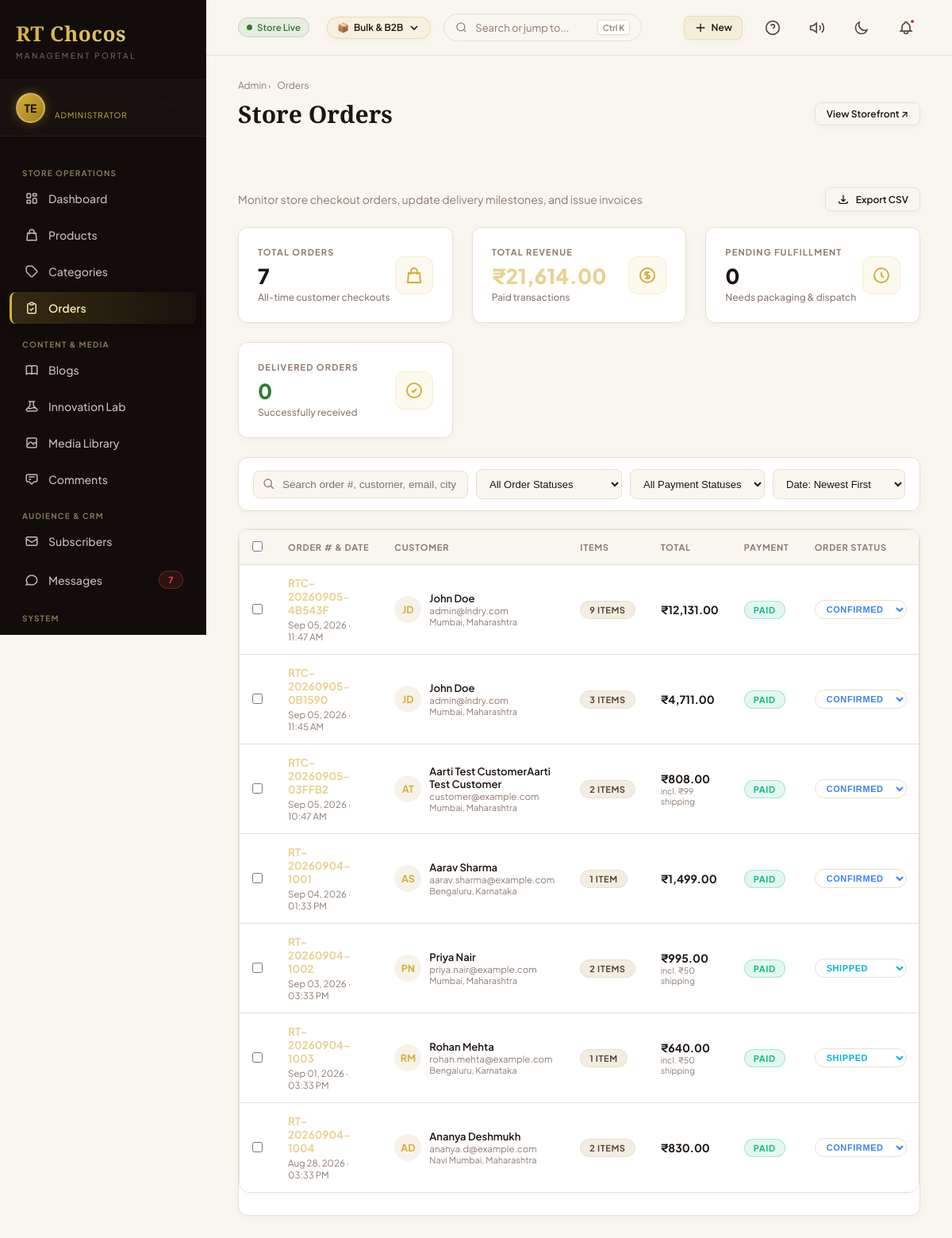
Page /admin/orders.php (signed in) on the committed database.
### tables this page shows
CREATE TABLE `orders` (
  `id` int(11) NOT NULL AUTO_INCREMENT,
  `order_number` varchar(50) NOT NULL,
  `customer_name` varchar(150) NOT NULL,
  `customer_email` varchar(150) NOT NULL,
  `customer_phone` varchar(50) DEFAULT NULL,
  `shipping_address` text NOT NULL,
  `city` varchar(100) NOT NULL,
  `state` varchar(100) NOT NULL,
  `pincode` varchar(10) NOT NULL,
  `subtotal` decimal(10,2) NOT NULL,
  `shipping_cost` decimal(10,2) NOT NULL DEFAULT 0.00,
  `total` decimal(10,2) NOT NULL,
  `payment_status` enum('pending','paid','failed','refunded') DEFAULT 'pending',
  `payment_id` varchar(255) DEFAULT NULL,
  `order_status` enum('pending','confirmed','shipped','delivered','cancelled') DEFAULT 'pending',
  `notes` text DEFAULT NULL,
  `created_at` timestamp NULL DEFAULT current_timestamp(),
  `updated_at` timestamp NULL DEFAULT current_timestamp() ON UPDATE current_timestamp(),
  PRIMARY KEY (`id`),
  UNIQUE KEY `order_number` (`order_number`),
  KEY `idx_orders_status` (`order_status`),
  KEY `idx_orders_created` (`created_at`)
);

### admin/orders.php (the view, shortened to what this page needs)
<?php
require_once __DIR__ . '/layout.php';
$pdo = get_db();
$search = trim($_GET['search'] ?? '');
$sort = trim($_GET['sort'] ?? 'newest');
$page = max(1, (int)($_GET['page'] ?? 1));
$limit = 15;
$offset = ($page - 1) * $limit;
$where = [];
$params = [];
$whereSql = !empty($where) ? "WHERE " . implode(" AND ", $where) : "";
$orderClause = "created_at DESC";
switch ($sort) {
    case 'newest':
    default:
        $orderClause = "created_at DESC";
        break;
}
$kpis = [
    'total_orders' => 0,
    'total_revenue' => 0.00,
    'pending_orders' => 0,
    'delivered_orders' => 0
];
try {
    $kpiRow = $pdo->query("SELECT
        COUNT(*) as total_orders,
        COALESCE(SUM(CASE WHEN payment_status = 'paid' THEN total ELSE 0 END), 0) as total_revenue,
        SUM(CASE WHEN order_status = 'pending' THEN 1 ELSE 0 END) as pending_orders,
        SUM(CASE WHEN order_status = 'delivered' THEN 1 ELSE 0 END) as delivered_orders
    FROM orders")->fetch(PDO::FETCH_ASSOC);
    if ($kpiRow) {
        $kpis['total_orders'] = (int)($kpiRow['total_orders'] ?? 0);
        $kpis['total_revenue'] = (float)($kpiRow['total_revenue'] ?? 0);
        $kpis['pending_orders'] = (int)($kpiRow['pending_orders'] ?? 0);
        $kpis['delivered_orders'] = (int)($kpiRow['delivered_orders'] ?? 0);
    }
    $sql = "SELECT o.*,
            (SELECT COUNT(*) FROM order_items oi WHERE oi.order_id = o.id) as items_count
            FROM orders o
            $whereSql
            ORDER BY $orderClause
            LIMIT $limit OFFSET $offset";
    $stmt = $pdo->prepare($sql);
    $stmt->execute($params);
    $orders = $stmt->fetchAll(PDO::FETCH_ASSOC);
} catch (Exception $e) {
    die("Database Error: " . $e->getMessage());
}
?>
<div style="display: flex; justify-content: space-between; align-items: center; margin-bottom: 20px; flex-wrap: wrap; gap: 12px;">
    <div>
        <p style="color: var(--text-light); margin: 0; font-size: 14px;">Monitor store checkout orders, update delivery milestones, and issue invoices</p>
    </div>
    <div style="display: flex; gap: 10px; align-items: center;">
        <a href="orders.php?action=export_csv&<?php echo http_build_query($_GET); ?>" class="btn btn-outline btn-sm" title="Download CSV Report">
            <svg width="15" height="15" fill="none" stroke="currentColor" stroke-width="2" viewBox="0 0 24 24"><path d="M4 16v1a3 3 0 003 3h10a3 3 0 003-3v-1m-4-4l-4 4m0 0l-4-4m4 4V4"></path></svg>
            Export CSV
        </a>
    </div>
</div>
<div class="metrics-grid" style="margin-bottom: 24px;">
    <div class="metric-card">
        <div class="metric-info">
            <div class="metric-title">TOTAL ORDERS</div>
            <div class="metric-value"><?php echo number_format($kpis['total_orders']); ?></div>
            <div class="metric-subtitle">All-time customer checkouts</div>
        </div>
        <div class="metric-icon-box">
            <svg fill="none" stroke="currentColor" stroke-width="2" viewBox="0 0 24 24"><path d="M16 11V7a4 4 0 00-8 0v4M5 9h14l1 12H4L5 9z"></path></svg>
        </div>
    </div>
    <div class="metric-card">
        <div class="metric-info">
            <div class="metric-title">TOTAL REVENUE</div>
            <div class="metric-value" style="color: var(--gold-light);">₹<?php echo number_format($kpis['total_revenue'], 2); ?></div>
            <div class="metric-subtitle">Paid transactions</div>
        </div>
        <div class="metric-icon-box">
            <svg fill="none" stroke="currentColor" stroke-width="2" viewBox="0 0 24 24"><path d="M12 8c-1.657 0-3 .895-3 2s1.343 2 3 2 3 .895 3 2-1.343 2-3 2m0-8c1.11 0 2.08.402 2.599 1M12 8V7m0 1v8m0 0v1m0-1c-1.11 0-2.08-.402-2.599-1M21 12a9 9 0 11-18 0 9 9 0 0118 0z"></path></svg>
        </div>
    </div>
    <div class="metric-card">
        <div class="metric-info">
            <div class="metric-title">PENDING FULFILLMENT</div>
            <div class="metric-value" style="color: <?php echo $kpis['pending_orders'] > 0 ? '#ef6c00' : 'var(--text-main)'; ?>;">
                <?php echo number_format($kpis['pending_orders']); ?>
            </div>
            <div class="metric-subtitle">Needs packaging & dispatch</div>
        </div>
        <div class="metric-icon-box">
            <svg fill="none" stroke="currentColor" stroke-width="2" viewBox="0 0 24 24"><path d="M12 8v4l3 3m6-3a9 9 0 11-18 0 9 9 0 0118 0z"></path></svg>
        </div>
    </div>
    <div class="metric-card">
        <div class="metric-info">
            <div class="metric-title">DELIVERED ORDERS</div>
            <div class="metric-value" style="color: #2e7d32;"><?php echo number_format($kpis['delivered_orders']); ?></div>
            <div class="metric-subtitle">Successfully received</div>
        </div>
        <div class="metric-icon-box">
            <svg fill="none" stroke="currentColor" stroke-width="2" viewBox="0 0 24 24"><path d="M9 12l2 2 4-4m6 2a9 9 0 11-18 0 9 9 0 0118 0z"></path></svg>
        </div>
    </div>
</div>
<div class="filter-toolbar">
    <form action="orders.php" method="GET" id="orderFilterForm" style="display: flex; flex-wrap: wrap; gap: 12px; align-items: center; justify-content: space-between; width: 100%;">
        <div style="display: flex; flex-wrap: wrap; gap: 10px; align-items: center; flex: 1 1 400px;">
            <div class="filter-search-box">
                <svg style="position: absolute; left: 12px; top: 50%; transform: translateY(-50%); color: var(--text-light); width: 16px; height: 16px;" fill="none" stroke="currentColor" stroke-width="2" viewBox="0 0 24 24"><path d="M21 21l-6-6m2-5a7 7 0 11-14 0 7 7 0 0114 0z"></path></svg>
                <input type="text" name="search" placeholder="Search order #, customer, email, city..." value="<?php echo htmlspecialchars($search); ?>">
            </div>
            <select name="order_status" class="filter-select" onchange="document.getElementById('orderFilterForm').submit()">
                <option value="">All Order Statuses</option>
            </select>
            <select name="payment_status" class="filter-select" onchange="document.getElementById('orderFilterForm').submit()">
                <option value="">All Payment Statuses</option>
            </select>
            <select name="sort" class="filter-select" onchange="document.getElementById('orderFilterForm').submit()">
                <option value="newest" <?php echo $sort === 'newest' ? 'selected' : ''; ?>>Date: Newest First</option>
            </select>
        </div>
    </form>
</div>
<?php if (empty($orders)): ?>
    <div class="card" style="text-align: center; padding: 60px 20px;">
        <div style="font-size: 40px; margin-bottom: 12px; color: var(--gold-light);">📦</div>
        <h3 style="font-family:'Cormorant Garamond',serif; font-size: 22px; margin-bottom: 8px;">No Orders Found</h3>
        <p style="color: var(--text-light); max-width: 420px; margin: 0 auto 20px;">No store orders match your current filter settings or search query. Customer checkout purchases will appear here in real time.</p>
        <a href="orders.php" class="btn btn-outline btn-sm">Reset Filters</a>
    </div>
<?php else: ?>
    <div class="admin-table-card">
        <div class="table-responsive">
            <table class="admin-data-table">
                <thead>
                    <tr>
                        <th style="width: 44px; text-align: center;">
                            <input type="checkbox" id="selectAllOrders" onchange="toggleSelectAllOrders()" style="cursor: pointer; accent-color: var(--gold-light);">
                        </th>
                        <th>Order # & Date</th>
                        <th>Customer</th>
                        <th>Items</th>
                        <th>Total</th>
                        <th>Payment</th>
                        <th>Order Status</th>
                    </tr>
                </thead>
                <tbody>
                    <?php foreach ($orders as $o): ?>
                        <?php
                            $nameParts = explode(' ', trim($o['customer_name'] ?? 'Guest'));
                            $initials = strtoupper(substr($nameParts[0], 0, 1) . (isset($nameParts[1]) ? substr($nameParts[1], 0, 1) : ''));
                        ?>
                        <tr id="order-row-<?php echo $o['id']; ?>">
                            <td style="text-align: center;">
                                <input type="checkbox" class="order-select-checkbox" value="<?php echo $o['id']; ?>" onchange="updateBulkOrderBar()" style="cursor: pointer; accent-color: var(--gold-light);">
                            </td>
                            <td>
                                <a href="javascript:void(0)" onclick="openOrderModal(<?php echo $o['id']; ?>)" style="font-weight: 700; color: var(--gold-light); font-size: 13.5px; text-decoration: none;">
                                    <?php echo htmlspecialchars($o['order_number']); ?>
                                </a>
                                <div style="font-size: 11.5px; color: var(--text-light); margin-top: 3px;">
                                    <?php echo date('M d, Y · h:i A', strtotime($o['created_at'])); ?>
                                </div>
                            </td>
                            <td>
                                <div style="display: flex; align-items: center; gap: 10px;">
                                    <div class="customer-avatar"><?php echo htmlspecialchars($initials); ?></div>
                                    <div>
                                        <div style="font-weight: 600; color: var(--text-main); font-size: 13px;">
                                            <?php echo htmlspecialchars($o['customer_name']); ?>
                                        </div>
                                        <div style="font-size: 11.5px; color: var(--text-light);">
                                            <?php echo htmlspecialchars($o['customer_email']); ?>
                                        </div>
                                        <div style="font-size: 11px; color: var(--text-light);">
                                            <?php echo htmlspecialchars($o['city'] . ($o['state'] ? ', ' . $o['state'] : '')); ?>
                                        </div>
                                    </div>
                                </div>
                            </td>
                            <td>
                                <span class="status-badge" style="background: var(--bg-subtle); color: var(--text-muted); border: 1px solid var(--border-color); font-size: 11px;">
                                    <?php echo (int)$o['items_count']; ?> item<?php echo (int)$o['items_count'] !== 1 ? 's' : ''; ?>
                                </span>
                            </td>
                            <td>
                                <strong style="font-size: 14px; font-family: var(--font-sans);">₹<?php echo number_format($o['total'], 2); ?></strong>
                                <?php if ($o['shipping_cost'] > 0): ?>
                                    <div style="font-size: 10.5px; color: var(--text-light);">incl. ₹<?php echo number_format($o['shipping_cost'], 0); ?> shipping</div>
                                <?php endif; ?>
                            </td>
                            <td>
                                <span class="status-badge <?php echo $o['payment_status'] === 'paid' ? 'active' : ($o['payment_status'] === 'pending' ? 'pending' : 'cancelled'); ?>">
                                    <?php echo ucfirst($o['payment_status']); ?>
                                </span>
                            </td>
                            <td>
                                <select class="status-badge <?php echo $o['order_status']; ?>" id="status-select-<?php echo $o['id']; ?>" onchange="quickUpdateOrderStatus(<?php echo $o['id']; ?>, this.value)" style="cursor: pointer; border: 1px solid var(--border-color); font-weight: 600; padding: 4px 10px; border-radius: 20px; outline: none; background: var(--bg-card);">
                                    <option value="confirmed" <?php echo $o['order_status'] === 'confirmed' ? 'selected' : ''; ?>>Confirmed</option>
                                    <option value="shipped" <?php echo $o['order_status'] === 'shipped' ? 'selected' : ''; ?>>Shipped</option>
                                </select>
                            </td>
                        </tr>
                    <?php endforeach; ?>
                </tbody>
            </table>
        </div>
    </div>
<?php endif; ?>

### rows in the picture
orders: order_number "RTC-20260905-4B543F", created_at "Sep 05, 2026 · 11:47 AM", customer_name "JD", customer_name "John Doe", customer_email "admin@lndry.com", city+state "Mumbai, Maharashtra", items_count "9", total "12,131.00", payment_status "PAID", order_status+id "Confirmed"
orders: order_number "RTC-20260905-0B1590", created_at "Sep 05, 2026 · 11:45 AM", customer_name "JD", customer_name "John Doe", customer_email "admin@lndry.com", city+state "Mumbai, Maharashtra", items_count "3", total "4,711.00", payment_status "PAID", order_status+id "Confirmed"
orders: order_number "RTC-20260905-03FFB2", created_at "Sep 05, 2026 · 10:47 AM", customer_name "AT", customer_name "Aarti Test CustomerAarti Test Customer", customer_email "customer@example.com", city+state "Mumbai, Maharashtra", items_count "2", total "808.00", shipping_cost "99", payment_status "PAID", order_status+id "Confirmed"
orders: order_number "RT-20260904-1001", created_at "Sep 04, 2026 · 01:33 PM", customer_name "AS", customer_name "Aarav Sharma", customer_email "aarav.sharma@example.com", city+state "Bengaluru, Karnataka", items_count "1", total "1,499.00", payment_status "PAID", order_status+id "Confirmed"
orders: order_number "RT-20260904-1002", created_at "Sep 03, 2026 · 03:33 PM", customer_name "PN", customer_name "Priya Nair", customer_email "priya.nair@example.com", city+state "Mumbai, Maharashtra", items_count "2", total "995.00", shipping_cost "50", payment_status "PAID", order_status+id "Shipped"
orders: order_number "RT-20260904-1003", created_at "Sep 01, 2026 · 03:33 PM", customer_name "RM", customer_name "Rohan Mehta", customer_email "rohan.mehta@example.com", city+state "Bengaluru, Karnataka", items_count "1", total "640.00", shipping_cost "50", payment_status "PAID", order_status+id "Shipped"
orders: order_number "RT-20260904-1004", created_at "Aug 28, 2026 · 03:33 PM", customer_name "AD", customer_name "Ananya Deshmukh", customer_email "ananya.d@example.com", city+state "Navi Mumbai, Maharashtra", items_count "2", shows "S", total "830.00", payment_status "PAID", order_status+id "Confirmed"

### other values in the picture
$initials "TE"
$unreadCount "7"
$modeIcons[$activeStoreMode] "📦"
$modeLabels[$activeStoreMode] "Bulk & B2B"
$crumb['label'] "Admin"
$crumb['label'] "Orders"
$title "Store Orders"
$kpis['total_orders'] "7"
$kpis['total_revenue'] "21,614.00"
$kpis['pending_orders'] "0"
$kpis['delivered_orders'] "0"
